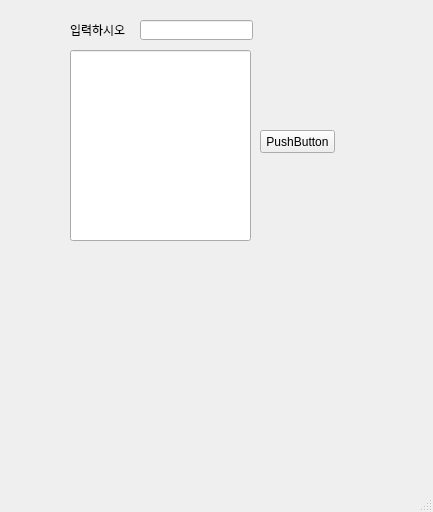
<?xml version="1.0" encoding="UTF-8"?>
<ui version="4.0">
 <class>MainWindow</class>
 <widget class="QMainWindow" name="MainWindow">
  <property name="geometry">
   <rect>
    <x>0</x>
    <y>0</y>
    <width>433</width>
    <height>512</height>
   </rect>
  </property>
  <property name="windowTitle">
   <string>MainWindow</string>
  </property>
  <widget class="QWidget" name="centralwidget">
   <widget class="QLabel" name="label">
    <property name="geometry">
     <rect>
      <x>70</x>
      <y>20</y>
      <width>61</width>
      <height>20</height>
     </rect>
    </property>
    <property name="text">
     <string>입력하시오</string>
    </property>
   </widget>
   <widget class="QLineEdit" name="lbl">
    <property name="geometry">
     <rect>
      <x>140</x>
      <y>20</y>
      <width>113</width>
      <height>20</height>
     </rect>
    </property>
   </widget>
   <widget class="QPushButton" name="pb">
    <property name="geometry">
     <rect>
      <x>260</x>
      <y>130</y>
      <width>75</width>
      <height>23</height>
     </rect>
    </property>
    <property name="text">
     <string>PushButton</string>
    </property>
   </widget>
   <widget class="QLineEdit" name="ta">
    <property name="geometry">
     <rect>
      <x>70</x>
      <y>50</y>
      <width>181</width>
      <height>191</height>
     </rect>
    </property>
   </widget>
   <zorder>label</zorder>
   <zorder>lbl</zorder>
   <zorder>ta</zorder>
   <zorder>pb</zorder>
  </widget>
  <widget class="QMenuBar" name="menubar">
   <property name="geometry">
    <rect>
     <x>0</x>
     <y>0</y>
     <width>433</width>
     <height>21</height>
    </rect>
   </property>
  </widget>
  <widget class="QStatusBar" name="statusbar"/>
 </widget>
 <resources/>
 <connections/>
</ui>
